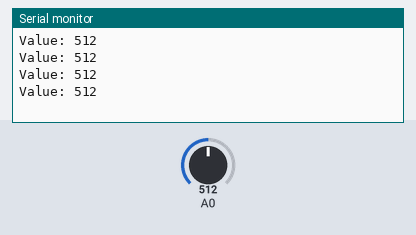
The sketch below on a simulated ESP8266 (NodeMCU). Shown: the last lines printed to the serial monitor. Inputs (shaded band) come from the test bench; at power-on: A0 = 512.

Above: at 1.2 s.
1.3 s: A0 set to 716
At 1.71 s:
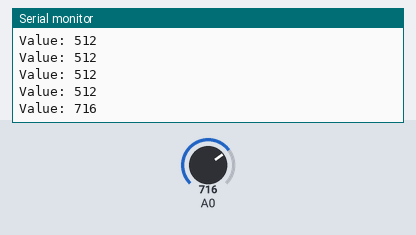
2.8 s: A0 set to 900
At 2.91 s:
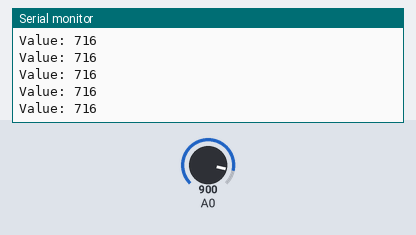
Timing chart, 0 to 5.8 s (numbered marks = the images above; inputs shaded):
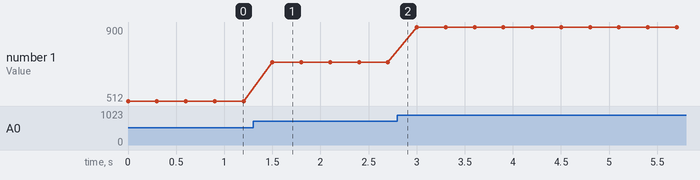

Measured:
- after the input at 1.3 s, the serial monitor: prints a new line after 0.20 s (image 1)
- plotted number 1: 512 → 716 after the input at 1.3 s, 716 → 900 after the input at 2.8 s

The sketch:

adc8266.ino
```cpp
extern "C" {
  #include "user_interface.h"
}

void setup() {
  Serial.begin(115200);
}

void loop() {
  int value = system_adc_read();
  Serial.println("Value: " + String(value));
  delay(300);
}
```
